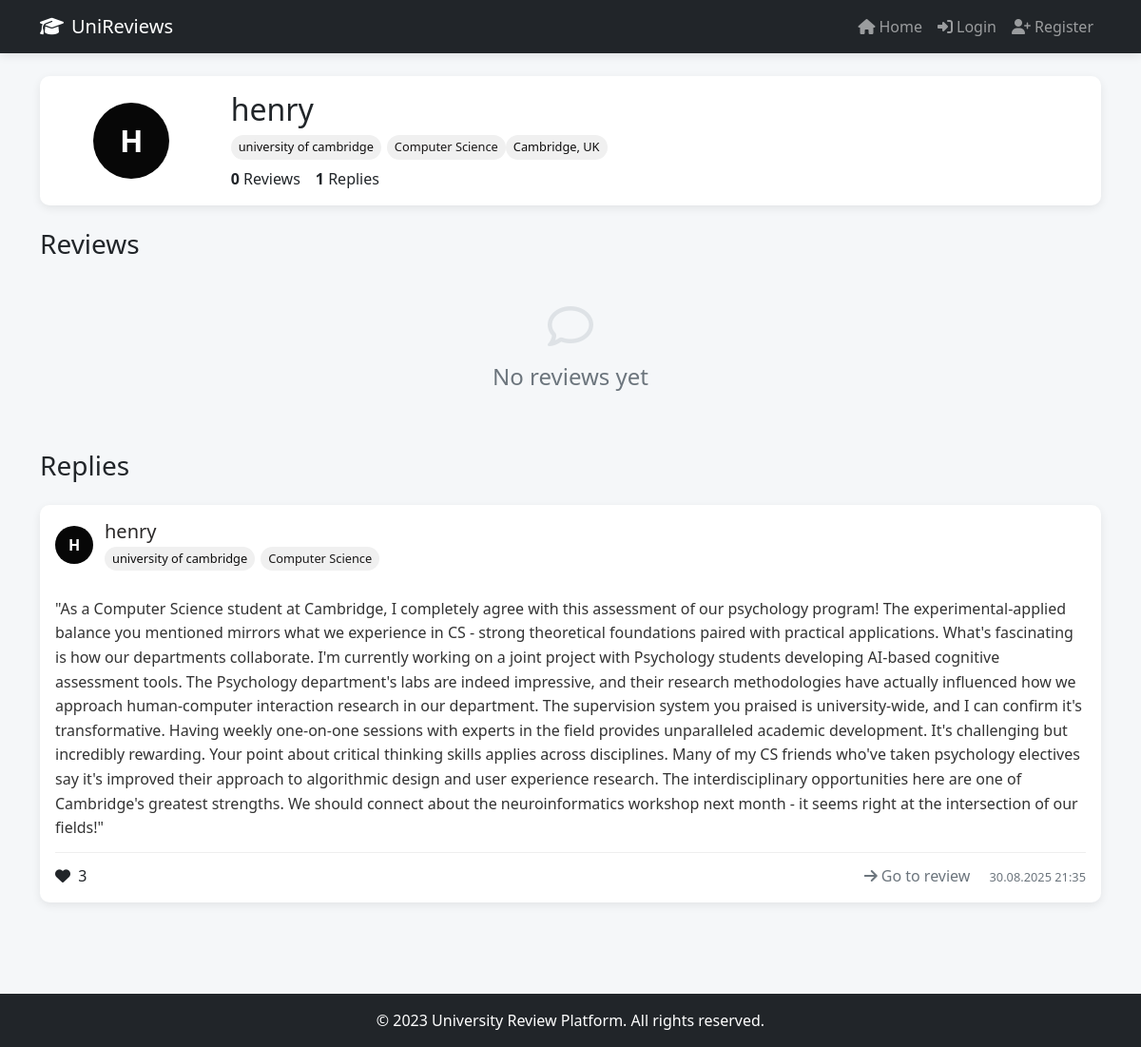
Screenshot of /profile/14 with the database file from the repository.
### models.py (models this page shows)
class User(db.Model):
    id = db.Column(db.Integer, primary_key=True)
    username = db.Column(db.String(80), unique=True, nullable=False)
    password_hash = db.Column(db.String(128), nullable=False)
    university = db.Column(db.String(120))
    department = db.Column(db.String(120))
    city = db.Column(db.String(120))
    country = db.Column(db.String(120))
    comments = db.relationship('Comment', backref='user', lazy=True, cascade='all, delete-orphan')
    replies = db.relationship('Reply', backref='user', lazy=True, cascade='all, delete-orphan')
    likes = db.relationship('Like', backref='user', lazy=True, cascade='all, delete-orphan')
    liked_replies = db.relationship('LikeReply', backref='user', lazy=True, cascade='all, delete-orphan')

class Reply(db.Model):
    id = db.Column(db.Integer, primary_key=True)
    content = db.Column(db.Text, nullable=False)
    timestamp = db.Column(db.DateTime, default=datetime.utcnow)
    user_id = db.Column(db.Integer, db.ForeignKey('user.id'), nullable=False)
    comment_id = db.Column(db.Integer, db.ForeignKey('comment.id'), nullable=False)
    likes = db.relationship('LikeReply', backref='reply', lazy=True, cascade='all, delete-orphan')

### app.py (the view)
@app.route('/profile/<int:user_id>')
def profile(user_id):
    profile_user = User.query.get_or_404(user_id)
    user = current_user()
    comments = Comment.query.filter_by(user_id=profile_user.id).order_by(Comment.timestamp.desc()).all()
    replies = Reply.query.filter_by(user_id=profile_user.id).order_by(Reply.timestamp.desc()).all()
    return render_template('profile.html',
                         profile_user=profile_user,
                         user=user,
                         comments=comments,
                         replies=replies)

### app.py (called while the page is built)
def current_user():
    if 'user_id' in session:
        return User.query.get(session['user_id'])
    return None

### templates/profile.html (shortened to what this page needs)
{% extends "base.html" %}
{% block content %}
    <div class="container mb-5 mt-4">
        <div class="card mb-4">
            <div class="card-body">
                <div class="row align-items-center">
                    <div class="col-md-2 text-center mb-3 mb-md-0">
                        <div class="avatar mx-auto" style="width: 80px; height: 80px; font-size: 32px;">
                            {{ profile_user.username[0]|upper }}
                        </div>
                    </div>
                    <div class="col-md-10">
                        <h2 class="mb-1">{{ profile_user.username }}</h2>
                        <div class="d-flex flex-wrap mb-2">
                            <span class="university-badge">{{ profile_user.university }}</span>
                            <span class="department-badge">{{ profile_user.department }}</span>
                            <span class="university-badge">{{ profile_user.city }}, {{ profile_user.country }}</span>
                        </div>
                        <div class="d-flex">
                            <div class="me-3">
                                <strong>{{ comments|length }}</strong> Reviews
                            </div>
                            <div>
                                <strong>{{ replies|length }}</strong> Replies
                            </div>
                        </div>
                    </div>
                </div>
            </div>
        </div>
        <h3 class="mb-3">Reviews</h3>
        {% if comments %}
            {% for comment in comments %}
            <div class="card" id="comment-{{ comment.id }}">
                <div class="card-body">
                    <div class="d-flex justify-content-between align-items-start">
                        <div class="user-info">
                            <div class="avatar">
                                {{ comment.user.username[0]|upper }}
                            </div>
                            <div class="user-details">
                                <a href="/profile/{{ comment.user.id }}" class="username-link">
                                    <h5 class="mb-0">{{ comment.user.username }}</h5>
                                </a>
                                <div class="d-flex flex-wrap">
                                    <span class="university-badge">{{ comment.user.university }}</span>
                                    <span class="department-badge">{{ comment.user.department }}</span>
                                </div>
                            </div>
                        </div>
                        {% if user and user.id == comment.user_id %}
                        <button class="btn btn-sm btn-outline-danger delete-comment" data-comment-id="{{ comment.id }}">
                            <i class="fas fa-trash"></i>
                        </button>
                        {% endif %}
                    </div>
                    <p class="comment-content mt-3">{{ comment.content }}</p>
                    <div class="comment-actions">
                        <div>
                            <span class="like-btn {% if user and comment in user.likes %}active{% endif %}"
                                  data-comment-id="{{ comment.id }}">
                                <i class="fas fa-heart me-1"></i>
                                <span class="like-count">{{ comment.likes|length }}</span>
                            </span>
                            <a href="/comment/{{ comment.id }}" class="action-link ms-3">
                                <i class="far fa-comment me-1"></i>Reply
                            </a>
                        </div>
                        <div class="timestamp">
                            {{ comment.timestamp.strftime('%d.%m.%Y %H:%M') }}
                        </div>
                    </div>
                </div>
            </div>
            {% endfor %}
        {% else %}
            <div class="empty-state">
                <i class="far fa-comment"></i>
                <h4>No reviews yet</h4>
            </div>
        {% endif %}
        <h3 class="my-4">Replies</h3>
        {% if replies %}
            {% for reply in replies %}
            <div class="card" id="reply-{{ reply.id }}">
                <div class="card-body">
                    <div class="d-flex justify-content-between align-items-start">
                        <div class="user-info">
                            <div class="avatar">
                                {{ reply.user.username[0]|upper }}
                            </div>
                            <div class="user-details">
                                <a href="/profile/{{ reply.user.id }}" class="username-link">
                                    <h5 class="mb-0">{{ reply.user.username }}</h5>
                                </a>
                                <div class="d-flex flex-wrap">
                                    <span class="university-badge">{{ reply.user.university }}</span>
                                    <span class="department-badge">{{ reply.user.department }}</span>
                                </div>
                            </div>
                        </div>
                    </div>
                    <p class="comment-content mt-3">{{ reply.content }}</p>
                    <div class="comment-actions">
                        <div>
                            <span class="like-reply-btn {% if user and reply in user.liked_replies %}active{% endif %}"
                                  data-reply-id="{{ reply.id }}">
                                <i class="fas fa-heart me-1"></i>
                                <span class="like-count">{{ reply.likes|length }}</span>
                            </span>
                        </div>
                        <div>
                            <a href="/comment/{{ reply.comment.id }}" class="action-link">
                                <i class="fas fa-arrow-right me-1"></i>Go to review
                            </a>
                            <span class="timestamp ms-3">
                                {{ reply.timestamp.strftime('%d.%m.%Y %H:%M') }}
                            </span>
                        </div>
                    </div>
                </div>
            </div>
            {% endfor %}
        {% else %}
            <div class="empty-state">
                <i class="far fa-comment-dots"></i>
                <h4>No replies yet</h4>
            </div>
        {% endif %}
    </div>
{% endblock %}

### templates/base.html (style rules this page uses)
:root { --primary-color: #070707; --secondary-color: #292727; --accent-color: #e74c3c; --light-bg: #f0f0f0; --dark-bg: #272a2c; }
body { background-color: #f5f7f9; font-family: 'Segoe UI', Tahoma, Geneva, Verdana, sans-serif; padding-top: 56px; min-height: 100vh; display: flex; flex-direction: column; }
.card { border: none; border-radius: 10px; box-shadow: 0 3px 10px rgba(0,0,0,0.08); margin-bottom: 20px; transition: transform 0.3s, box-shadow 0.3s; }
.user-info { display: flex; align-items: center; margin-bottom: 12px; }
.avatar { width: 40px; height: 40px; border-radius: 50%; background-color: var(--primary-color); color: white; display: flex; align-items: center; justify-content: center; font-weight: bold; font-size: 16px; margin-right: 12px; flex-shrink: 0; }
.username-link { text-decoration: none; color: var(--secondary-color); font-weight: 600; }
.comment-content { line-height: 1.6; color: #333; margin-bottom: 12px; }
.comment-actions { display: flex; justify-content: space-between; align-items: center; margin-top: 12px; padding-top: 12px; border-top: 1px solid #eee; }
.action-link { color: #6c757d; text-decoration: none; }
.university-badge { background-color: var(--light-bg); color: rgb(14, 13, 13); padding: 3px 8px; border-radius: 20px; font-size: 0.8rem; margin-right: 6px; display: inline-block; margin-top: 4px; }
.department-badge { background-color: var(--light-bg); color: rgb(26, 24, 24); padding: 3px 8px; border-radius: 20px; font-size: 0.8rem; display: inline-block; margin-top: 4px; }
.timestamp { color: #6c757d; font-size: 0.8rem; }
.empty-state { text-align: center; padding: 30px 20px; color: #6c757d; }
.empty-state i { font-size: 3rem; margin-bottom: 15px; color: #dee2e6; }

### rows the page displays
User: username "H", username "henry", university "university of cambridge", department "Computer Science", city "Cambridge", country "UK"
Reply: user "H", user.username "henry", user.university "university of cambridge", user.department "Computer Science", content "\"As a Computer Science student at Cambridge, I completely agree with this assessment of our psychology program! The experimental-applied balance you mentioned mirrors what we experience in CS - strong theoretical foundations paired with practical applications. What's fascinating is how our departments collaborate. I'm currently working on a joint project with Psychology students developing AI-based cognitive assessment tools. The Psychology department's labs are indeed impressive, and their research methodologies have actually influenced how we approach human-computer interaction research in our department. The supervision system you praised is university-wide, and I can confirm it's…", likes|length "3", timestamp "30.08.2025 21:35"

### other values shown
{{ comments|length }} "0"
{{ replies|length }} "1"
